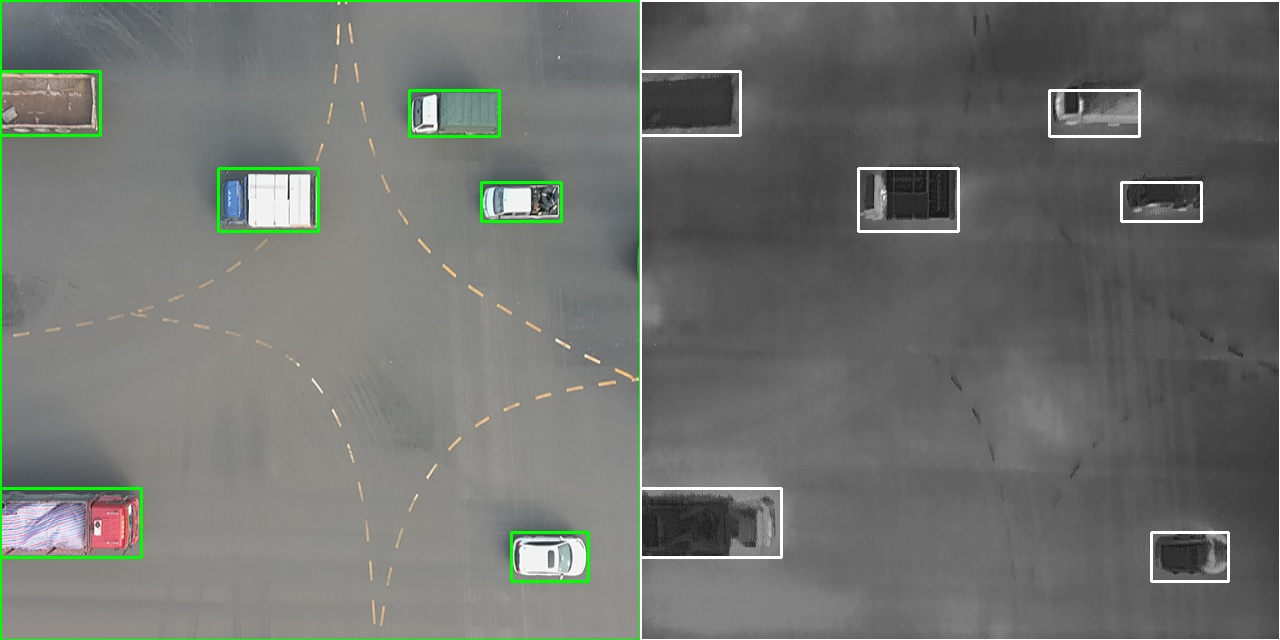
#> input picture audit_sample.jpg, 1280 x 640 px, given in place of VID_EO_34.mp4, which was not available
$ python test_car_alignment.py
#> lines starting #> are read from the running program, lines starting #| are printed output that depends on the picture; after the words box and inside, x2 and y2 are one past the last pixel; in counts of white or black regions, pixels touching at a corner belong together; pictures that were not available may be replaced by others from this repository, and a replacement may not be noted
#!/usr/bin/env python3
"""
Deep Dive: Car Alignment at 20s
Objective: Remove "misalignment" (offset) variable to compare PURE SIZE (Scale).
Method:
1. Extract frame at 20s.
2. Crop Car ROI.
3. For Scale 0.40 and 0.66:
    - Brute-force search X,Y shift to maximize overlap (minimize difference).
    - Show the BEST ALIGNED result.
    - If Scale 0.40 is "same size just misaligned", it will look perfect after shifting.
"""
import cv2
import numpy as np
from pathlib import Path

def crop_and_scale(rgb, w_ir, h_ir, scale):
    h_rgb, w_rgb = rgb.shape[:2]
    ir_aspect = w_ir / h_ir
    crop_h = int(h_rgb * scale)
    crop_w = int(crop_h * ir_aspect)
    x = (w_rgb - crop_w) // 2
    y = (h_rgb - crop_h) // 2
    if x<0 or y<0: return cv2.resize(rgb, (w_ir, h_ir)) # Fallback
    rgb_crop = rgb[y:y+crop_h, x:x+crop_w]
    return cv2.resize(rgb_crop, (w_ir, h_ir))

def find_best_alignment(rgb_full, ir_full, roi_box):
    """
    roi_box: (x, y, w, h) in IR coordinates (Target)
    """
    rx, ry, rw, rh = roi_box
    ir_roi = ir_full[ry:ry+rh, rx:rx+rw]

    best_score = float('inf')
    best_shift = (0, 0)
    best_aligned_img = rgb_full.copy()

    # Search range +/- 60 pixels
    search = 60

    # Pre-compute IR edges for robust matching (color invariant)
    ir_edges = cv2.Canny(ir_roi, 50, 150)

    for dy in range(-search, search, 4): # Step 4 for speed
        for dx in range(-search, search, 4):
            # Shift RGB
            M = np.float32([[1, 0, dx], [0, 1, dy]])
            rgb_shifted_full = cv2.warpAffine(rgb_full, M, (rgb_full.shape[1], rgb_full.shape[0]))

            rgb_roi = rgb_shifted_full[ry:ry+rh, rx:rx+rw]
            rgb_edges = cv2.Canny(rgb_roi, 50, 150)

            # Metric: Edge difference?
            # Or simple difference? RGB and IR look different.
            # Edge overlap is best.
            # Maximize Intersection of Edges
            intersection = cv2.bitwise_and(ir_edges, rgb_edges)
            score = -np.sum(intersection) # Maximize negative sum

            if score < best_score:
                best_score = score
                best_shift = (dx, dy)
                best_aligned_img = rgb_shifted_full

    return best_shift, best_aligned_img

def main():
    video_dir = Path("/home/student/Toan/data/VID_EO_36_extracted")
    output_dir = Path("/home/student/Toan/results/car_alignment_20s")
    output_dir.mkdir(parents=True, exist_ok=True)

    cap_rgb = cv2.VideoCapture(str(video_dir / "VID_EO_34.mp4"))
    cap_ir = cv2.VideoCapture(str(video_dir / "VID_IR_34.mp4"))

    fps = cap_rgb.get(cv2.CAP_PROP_FPS)
    target_frame = int(fps * 20)
    print(f"FPS: {fps}, Target Frame: {target_frame} (20s)")

    cap_rgb.set(cv2.CAP_PROP_POS_FRAMES, target_frame)
    cap_ir.set(cv2.CAP_PROP_POS_FRAMES, 550) # IR might be slightly desynced? or diff fps?
    # Let's assume sync is decent or rely on alignment to fix small temporal offsets.
    # User said "video 34 frame 20s"
    # Actually IR might have diff FPS. Let's just grab frame 500-600 range where car is visible.
    # Previous frame 250 had car. Let's use user request.

    ret, rgb = cap_rgb.read()
#> rgb is the input picture: shape (640, 1280, 3); mean B, G, R 110.6, 114.3, 111.6
    # IR has 25fps usually, RGB 29.97?
    # Let's align by timestamp
    rgb_ts = cap_rgb.get(cv2.CAP_PROP_POS_MSEC)
    cap_ir.set(cv2.CAP_PROP_POS_MSEC, rgb_ts)
    ret2, ir = cap_ir.read()

    if not ret or not ret2:
        print("Error reading frames")
        return

    h_ir, w_ir = ir.shape[:2]
#> h_ir = 640; w_ir = 1280
    if len(ir.shape) == 2:
        ir_3ch = cv2.cvtColor(ir, cv2.COLOR_GRAY2BGR)
    else:
        ir_3ch = ir

    # Define Car ROI in IR Frame (Approximate)
    # Based on previous grids, Car is top-left quadrant
    # x=150, y=100, w=200, h=150
    roi_box = (150, 80, 200, 150)

    scales_to_test = [0.40, 0.42, 0.50, 0.66]

    results = []

    for scale in scales_to_test:
        # 1. Scale
        rgb_scaled = crop_and_scale(rgb, w_ir, h_ir, scale)

        # 2. Align (Register)
        shift, rgb_aligned = find_best_alignment(rgb_scaled, ir_3ch, roi_box)

        # 3. Create Overlay
        overlay = np.zeros_like(rgb_aligned)
        overlay[:,:,0] = rgb_aligned[:,:,0] # Cyan
        overlay[:,:,1] = rgb_aligned[:,:,1] # Cyan
        overlay[:,:,2] = ir_3ch[:,:,2]      # Red (IR)

        # Draw ROI box
        rx, ry, rw, rh = roi_box
        cv2.rectangle(overlay, (rx, ry), (rx+rw, ry+rh), (255, 255, 0), 2)

        # Zoom in on ROI for final visual
        roi_vis = overlay[ry:ry+rh, rx:rx+rw]
        roi_vis = cv2.resize(roi_vis, (rw*2, rh*2), interpolation=cv2.INTER_NEAREST)

        label = f"Scale {scale} | Shift {shift}"
        cv2.putText(roi_vis, label, (10, 20), cv2.FONT_HERSHEY_SIMPLEX, 0.5, (255,255,255), 1)

        results.append(roi_vis)
        print(f"Processed Scale {scale}: Best shift {shift}")
#> this loop made 4 passes
#> label on passes 1 to 4: 'Scale 0.4 | Shift (-60, -48)', 'Scale 0.42 | Shift (-60, -48)', 'Scale 0.5 | Shift (-48, 56)', 'Scale 0.66 | Shift (-16, -60)'
#| Processed Scale 0.4: Best shift (-60, -48)
#| Processed Scale 0.42: Best shift (-60, -48)
#| Processed Scale 0.5: Best shift (-48, 56)
#| Processed Scale 0.66: Best shift (-16, -60)
#> pass 1, in crop_and_scale, `rgb_crop = rgb[y:y+crop_h, x:x+crop_w]`:
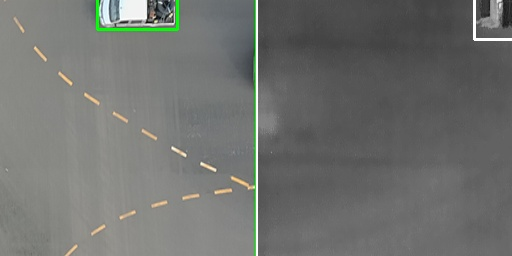
#> rgb_crop: shape (256, 512, 3); mean B, G, R 110.7, 113.5, 111.9
#> pass 1, in find_best_alignment, `ir_roi = ir_full[ry:ry+rh, rx:rx+rw]`:
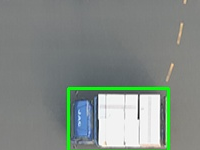
#> ir_roi: shape (150, 200, 3); mean B, G, R 133.2, 138.5, 129.7
#> pass 1, in find_best_alignment, `ir_edges = cv2.Canny(ir_roi, 50, 150)`:
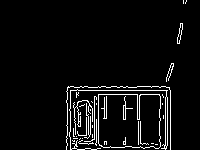
#> ir_edges: shape (150, 200); 4.9% white in thin lines or dots, all inside (x1, y1, x2, y2) = (66, 0, 187, 150)
#> after the loop:
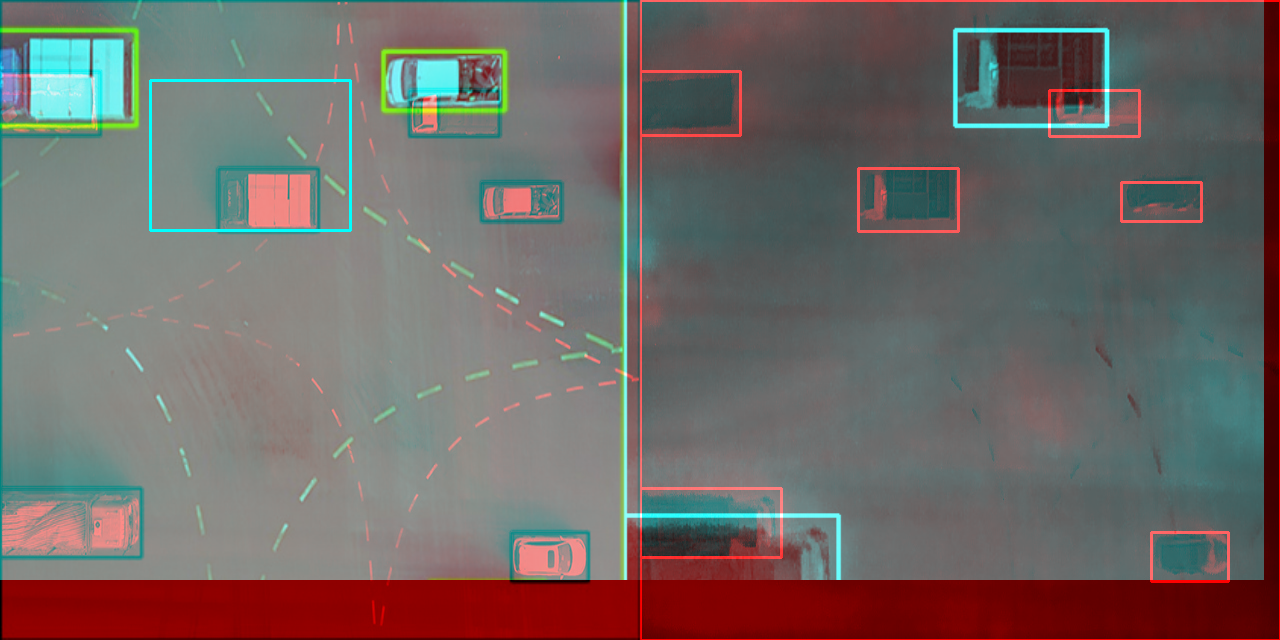
#> overlay: shape (640, 1280, 3); mean B, G, R 101.4, 104.1, 111.3
#> after the loop:
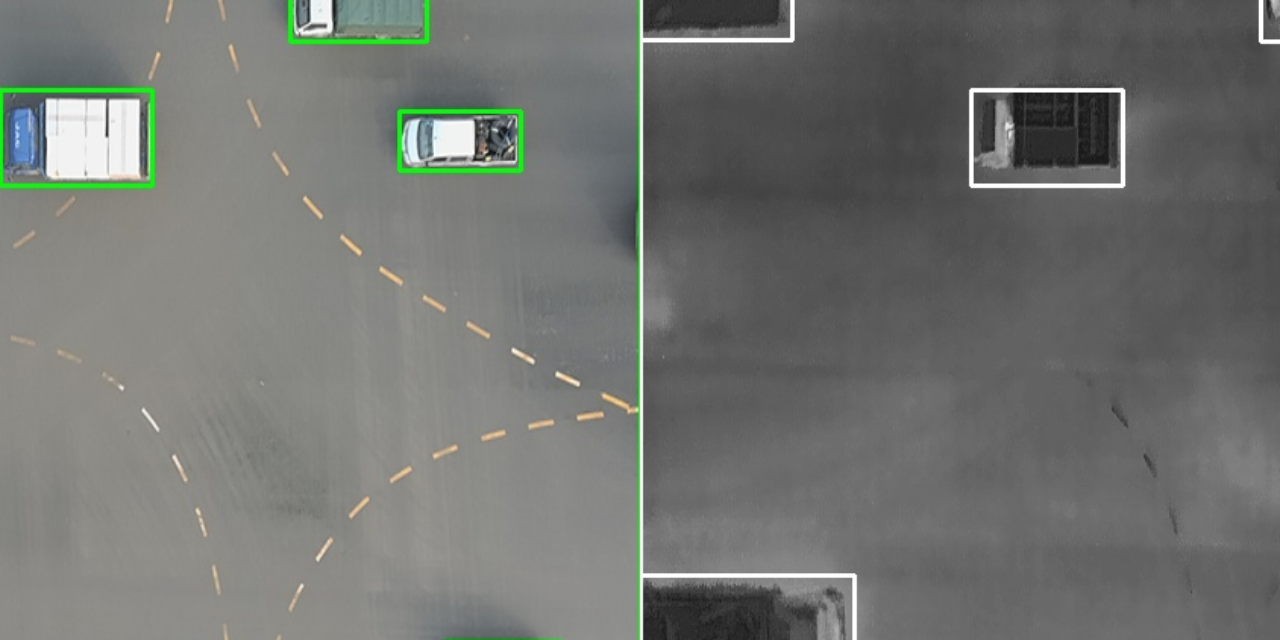
#> rgb_scaled: shape (640, 1280, 3); mean B, G, R 112.4, 115.7, 113.5
#> after the loop:
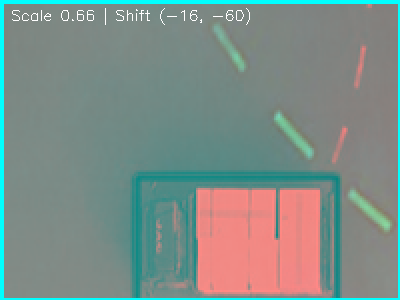
#> roi_vis: shape (300, 400, 3); mean B, G, R 136.2, 141.1, 125.9
#> after the loop, results = 4 items

    final_grid = np.hstack(results)
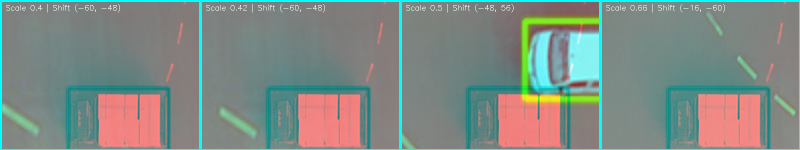
#> final_grid: shape (300, 1600, 3) (shown at 1/2 size); mean of channels 0, 1, 2 133.5, 139.3, 125.9; drawn as B, G, R
    cv2.imwrite(str(output_dir / "car_alignment_comparison.jpg"), final_grid)
    print(f"Saved: {output_dir}/car_alignment_comparison.jpg")

if __name__ == "__main__":
    main()
